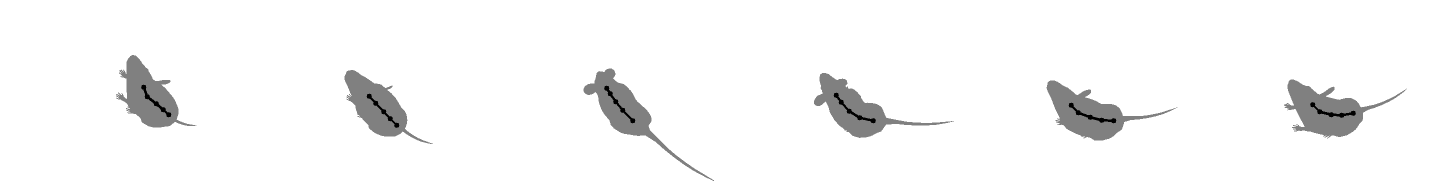
%> input picture src/Results/Mouse/gt.png, 2886 x 361 px, given in place of output_1.png, which was not available (shown at 1/2 size)
$ octave save_plots.m   (GNU Octave 9; MATLAB toolbox functions it lacks are replaced by stand-ins)
%> lines starting %> are read from the running program, lines starting %| are printed output that depends on the picture; pictures that were not available may be replaced by others from this repository, and a replacement may not be noted
files = {'gt', 'erd', 'gru', 'hmr'};
frames = [1:6];
border = 3;
for j = 1: length(files)
    picture = [];
    file = files{j};
    for i = frames
        img = imread(['./results/' file '/output_' num2str(i) '.png'], 'png');
%> img is the input picture: size 361x2886x3 uint8; min 0, max 255, mean 246.7
        img(:,1:border,:) = 0;
        img(:,end-border+1:end,:) = 0;
        img(1:border,:,:) = 0;
        img(end-border+1:end,:,:) = 0;
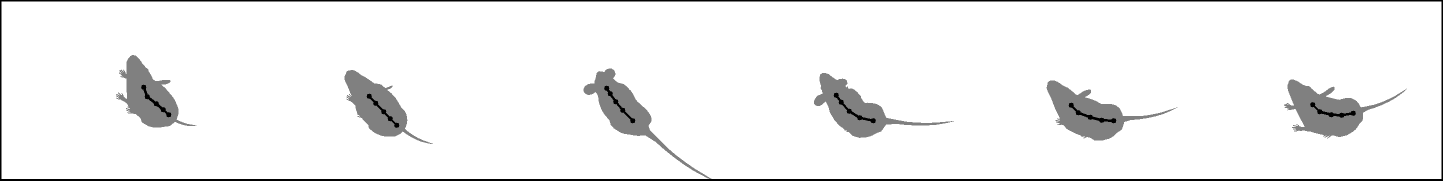
%> img: size 361x2886x3 uint8 (shown at 1/2 size); min 0, max 255, mean 242

        img = imcrop(img,[20 15 480 360]);
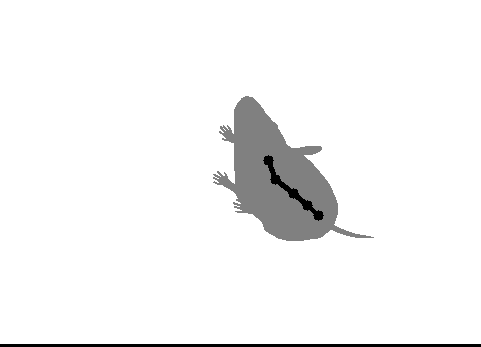
%> img: size 347x481x3 uint8; min 0, max 255, mean 244.6
        [oldHeight, oldWidth, oldNumberOfColorChannels] = size(img);
%> oldHeight = 347; oldWidth = 481; oldNumberOfColorChannels = 3
        newWidth = int32(oldHeight * 4/4);
%> newWidth = 347
        newImage = imresize(img, [oldHeight newWidth]);
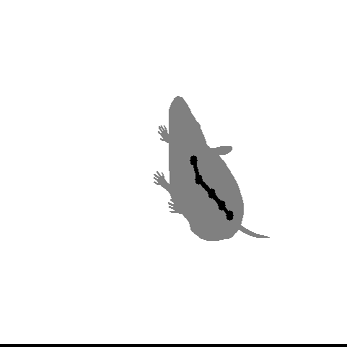
%> newImage: size 347x347x3 uint8; min 0, max 255, mean 244.6
%> (the run ends here)
